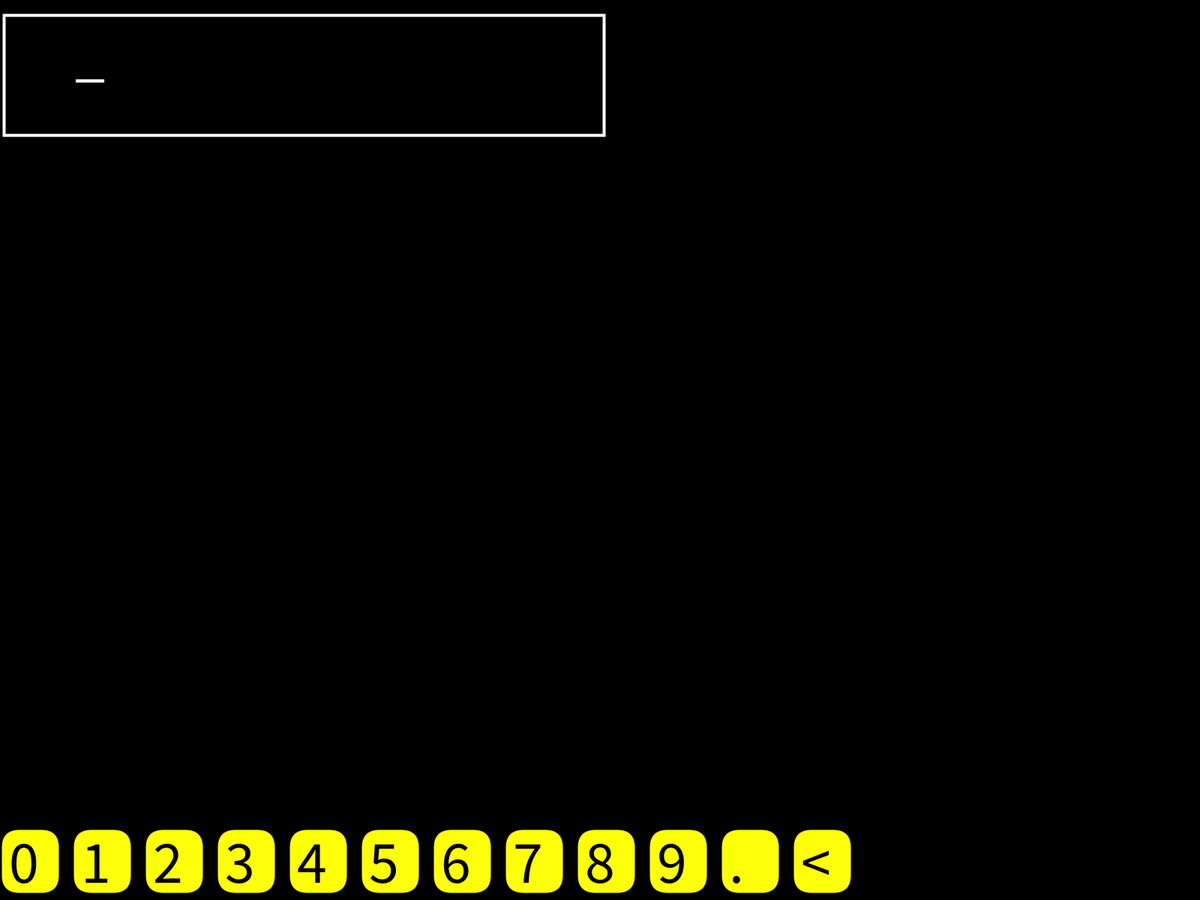
Frame 1 (no input)
Frame 60 (the mouse pressed at the canvas centre just before this capture): identical to frame 1, image omitted
Frame 120 (the mouse held since frame 60 and released just before this capture): identical to frame 1, image omitted

The Processing sketch that drew this single still picture (run headless with seeded random() and noise(); from frame 60 on, the mouse is pressed at the canvas centre):

// Processing sketch: NUMBER_KEYS_V1_BY_CRIS
// ── NUMBER_KEYS_V1_BY_CRIS.pde
/////////////////////////////////////////////
//
// THIS CODE IS A VIRTUAL NUMERIC KEYBOARD
//
// ESPECIALLY DESIGNED FOR ANDROID DEVICES
//
// USE AS YOU WISH IN YOUR CODE
//
// COPY THE NUMBER_KEYBOARD TAB AS WELL
//
// BY CRIS JASPER 2020
//
/////////////////////////////////////////////



void setup() {
  
  // JUST UNCOMMENT ONE SCREEN SIZE
  // TO CHOOSE ONE
  
  fullScreen();
  
  // THESE ARE COMMON SIZES FOR ANDROID DEVICES
  //size(1136,640);
  //size(1920,1080);
  //size(2560,1440);
  //size(1280,720);
  //size(1704,960);
  
  orientation(LANDSCAPE);

  // EVERYWHERE YOU READ THIS MESSAGE
  // "COPY TO YOUR CODE"
  // DO IT TO HAVE THIS TOOL
  // WORKING FINE
  
  ////////////////////////////////////////////////
  // NUMERIC VIRTUAL KEYBOARD CODE
  // COPY TO YOUR CODE:
  char_size_number_buttons=int(width/20.0);
  numeric_keyboard_active=true; // IF YOU CHANGE THIS, THE KEYBOARD DISAPEARS
  initializeallnumberbuttons();
  ////////////////////////////////////////////////
  
}


void draw() {

  background(0); // THIS ERASE ALL YOUR SCREEN, UNCOMMENT IF NEEDED  

  //////////////////////////////////////////////////////////
  // NUMERIC VIRTUAL KEYBOARD CODE
  // COPY TO YOUR CODE:
  //
  // USEFUL GLOBALS:
  //
  //  NUMERIC_KEYBOARD_ACTIVE
  //  NEW_CHAR_FROM_KEYBOARD
  //  NUMBER_FROM_KEYBOARD_ACCUMULATOR
  //
  //
  //numeric_keyboard_active=true; // IF FALSE, THE KEYBOARD DISAPEARS
  if (numeric_keyboard_active==true) { 
    drawallnumberbuttons();
    if (new_char_from_keyboard!=" ") accumulatenumbersfromkeyboard();
  }

  //////////////////////////////////////////////////////////
  
  
  // DEBUG ONLY:
  if (numeric_keyboard_active==true) { 
    stroke(255);
    noFill();
    rect(5,char_size_number_buttons/4,10*char_size_number_buttons,2*char_size_number_buttons);
    fill(255);  
    text(number_from_keyboard_accumulator+"_",100,100);
  }
 
 
 
}


void mousePressed() {
  
  ///////////////////////////////////////////////////
  // NUMERIC VIRTUAL KEYBOARD CODE
  // COPY TO YOUR CODE:
  if (numeric_keyboard_active==true) checkmouseclickedallnumberbuttons();
  ///////////////////////////////////////////////////
  
  
}

// ── NUMBER_KEYBOARD.pde
/////////////////////////////////////////////////////////
// 
// STUFF RELATED TO THE VIRTUAL KEYBOARD
//
// BY CRIS 2020
//
// COPY ALL THIS FOLDER TO YOUR CODE
// AND HAVE FUN!!!
//
/////////////////////////////////////////////////////////

////////////////////////////////////////////
// GLOBAL VARIABLE DECLARATIONS
////////////////////////////////////////////
int char_size_number_buttons;                  // SHOULD BE GLOBAL DUE TO SETUP SCREEN DEFINITION
String new_char_from_keyboard=" ";             // IF " " NO TYPING
int max_numbers_accumulated=10;                // CHOOSE THE MAXIMUM NUMBER'S SIZE
String number_from_keyboard_accumulator="";    // MEMORIZES THE TOTAL NUMBER TYPED


//////////////////////////////////////////
// IF TRUE, NUMERIC KEYBOARD IS SHOWED
// IF FALSE, NUMERIC KEYBOARD IS HIDDEN
// YOU HAVE TO CREATE A CERTAIN AREA 
// ON YOUR SCREEN TO ACTIVATE
// FOR THE MOMENT, ANYWHERE YOU CLICK
// THE KEYBOARD WILL CHANGE ITS STATUS
//////////////////////////////////////////
boolean numeric_keyboard_active;

//////////////////////////////////////////////////////
// DEFINITIONS RELATED TO THE OBJECT'S CREATION
//////////////////////////////////////////////////////
final int maxnumberbuttons=12;
numberbuttons[] mynumberbutton = new numberbuttons[maxnumberbuttons];


/////////////////////////////////
//
//
//
/////////////////////////////////
void accumulatenumbersfromkeyboard() {
  
  String temp=number_from_keyboard_accumulator;
  int x=temp.length();
    
  if (new_char_from_keyboard!="<") {
    if (new_char_from_keyboard!=".") temp+=new_char_from_keyboard;
    else {
      boolean already_a_dot=false;
      for (int i=0;i<x;i++) if(temp.charAt(i)=='.') already_a_dot=true;
      if (already_a_dot==false && x!=0) temp+=".";
    }
    if (x>max_numbers_accumulated-1) temp=temp.substring(0,x-1)+new_char_from_keyboard;
  }
  else if (x>0) temp=temp.substring(0,x-1);
    
  number_from_keyboard_accumulator=temp;
  
  x=temp.length();
  
  new_char_from_keyboard=" ";
  
  // DEBUG ONLY
  //if(x!=0) println(float(number_from_keyboard_accumulator));

}
/////////////////////////////////////////////////////////
//
// SCAN ALL KEYS FOR MOUSE CLICK 
// (OR FINGER CLICK, ON ANDROID DEVICES)
//
// GLOBAL VARIABLES MODIFIED: NUMERIC_KEYBOARD_ACTIVE
// AND new_char_from_keyboard
//
/////////////////////////////////////////////////////////
void checkmouseclickedallnumberbuttons() {
  
  new_char_from_keyboard=" ";
  
  // COPY TO YOUR CODE!!!
  if(numeric_keyboard_active==true) {
    for (int i=0; i<maxnumberbuttons;i++) mynumberbutton[i].checkmouseclick(i); 
  }

  //if(new_char_from_keyboard==" ") numeric_keyboard_active=!numeric_keyboard_active; 

}

/////////////////////////////////////////////////////////
// DRAW ALL NUMBER VIRTUAL KEYS
/////////////////////////////////////////////////////////
void drawallnumberbuttons() {
  for (int i=0; i<maxnumberbuttons;i++) mynumberbutton[i].drawbutton();
}


//////////////////////////////////////////////////////////
// OBJECTS INITIALIZATION
//////////////////////////////////////////////////////////
void initializeallnumberbuttons(){
  
  //numeric_keyboard_active=true;
    
  ///////////////////////////////////////////
  // HERE YOU CAN CHANGE THE KEYBOARD 
  // GEOMETRICAL DEFINITIONS
  // SIZE: DX AND DY
  // POSITION ON SCREEN: Y0 
  // X0 SHOULD BE CHANGE DIRECTLY 
  // ON THE FOR LOOP
  ///////////////////////////////////////////
  int y0=height-char_size_number_buttons;
  int dx=char_size_number_buttons;
  int dy=int(1.1*char_size_number_buttons);
  int x_multiplier=int(char_size_number_buttons*1.2);
  
  for (int i=0; i<maxnumberbuttons;i++) mynumberbutton[i] = new numberbuttons(x_multiplier*i,y0,dx,dy,str(i),false,false,50,0);
  
  // TWO SPECIAL KEYS, DOT AND BACKSPACE
  mynumberbutton[10].text=".";
  mynumberbutton[11].text="<";  
  
}


//////////////////////////////////////////////////////////
// 
// CLASS STARTS HERE
//
//////////////////////////////////////////////////////////
class numberbuttons {
  
  int x;
  int y;
  int dx;
  int dy;
  String text;
  boolean active;
  boolean high;
  int internalcolor;
  int bordercolor;
  
  numberbuttons(int tempx, int tempy, int tempdx, int tempdy, String temptext, boolean tempactive, boolean temphigh, int tempic, int tempbc) {
    x=tempx; y=tempy; dx=tempdx; dy=tempdy; text=temptext; active=tempactive; high=temphigh;internalcolor=tempic;bordercolor=tempbc;}
  
  ////////////////////////////////////
  //
  // JUST DRAW ONE KEY
  //
  // NO GLOBAL MODIFIED
  //
  //////////////////////////////////// 
  void drawbutton() {    

    strokeWeight(4);
    
    stroke(bordercolor);  
    
    // YELLOW KEY COLOR
    fill(255,255,10);

    // DRAW THE VIRTUAL KEY RECTANGLE AROUND THE KEY'S NUMBER 
    rect(x,y-char_size_number_buttons/5,dx,dy,char_size_number_buttons/3);
    
    ////////////////////////////////////
    // PRINT TEXT ON THE SCREEN!!!
    // COMMENT IF YOU WANNA DO SOMETHING ELSE
    ////////////////////////////////////
    fill(0);
    textSize(char_size_number_buttons);
    text(text,x+0.15*dx,y+0.65*dy);
    
  }
  
  ////////////////////////////////////////
  //
  // VERIFY IF MOUSE IS OVER A KEY
  //
  // MODIFY: new_char_from_keyboard GLOBAL VARIABLE
  //
  ////////////////////////////////////////
  void checkmouseclick(int i) {
    if (mouseX >= x && mouseX <= x+dx && 
      mouseY >= y && mouseY <= y+dy) {
      if (i==10) new_char_from_keyboard=".";
      else new_char_from_keyboard=text;
    }
  }
  
}
